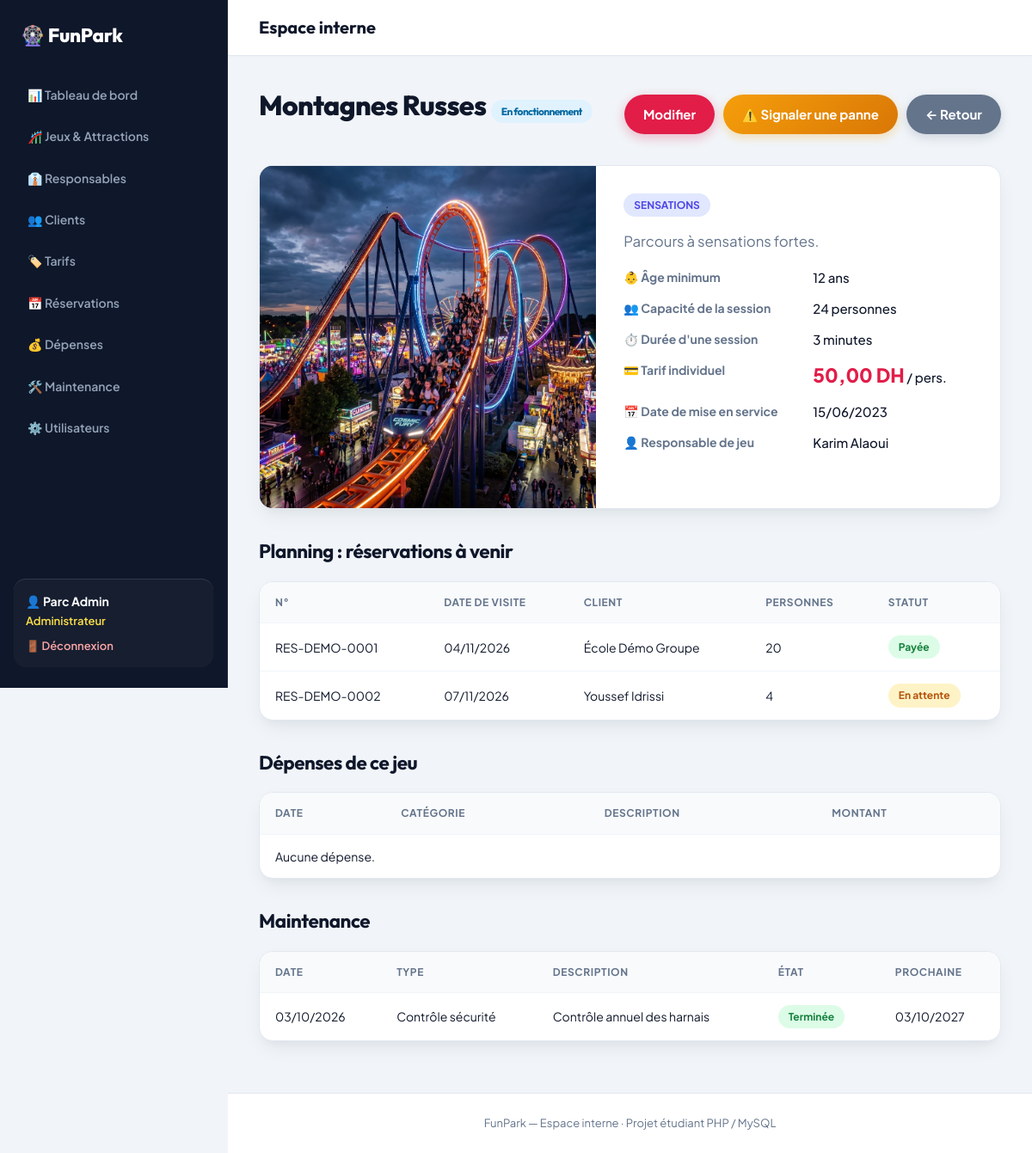
Page /parc-jeux/index.php?page=jeux&action=detail&id=2 (signed in) on the committed database.
### tables this page shows
CREATE TABLE jeu (
  id_jeu INT AUTO_INCREMENT PRIMARY KEY,
  nom VARCHAR(80) NOT NULL,
  description TEXT,
  categorie VARCHAR(50) NOT NULL,
  age_minimum INT NOT NULL DEFAULT 0,
  capacite INT NOT NULL,
  duree_session INT NOT NULL,
  tarif DECIMAL(8,2) NOT NULL,
  etat ENUM('disponible','en_fonctionnement','en_maintenance','hors_service','ferme_temporairement') NOT NULL DEFAULT 'disponible',
  date_mise_service DATE,
  actif TINYINT(1) NOT NULL DEFAULT 1,
  id_responsable INT NULL,
  FOREIGN KEY (id_responsable) REFERENCES responsable(id_responsable)
);

CREATE TABLE responsable (
  id_responsable INT AUTO_INCREMENT PRIMARY KEY,
  nom VARCHAR(50) NOT NULL,
  prenom VARCHAR(50) NOT NULL,
  telephone VARCHAR(20),
  email VARCHAR(100),
  fonction VARCHAR(80),
  date_embauche DATE,
  statut ENUM('actif','inactif') NOT NULL DEFAULT 'actif'
);

CREATE TABLE reservation (
  id_reservation INT AUTO_INCREMENT PRIMARY KEY,
  numero_reservation VARCHAR(30) NOT NULL UNIQUE,
  date_creation DATETIME NOT NULL,
  date_visite DATE NOT NULL,
  nombre_personnes INT NOT NULL,
  montant DECIMAL(10,2) NOT NULL,
  remise DECIMAL(10,2) NOT NULL DEFAULT 0.00,
  code_promo VARCHAR(50) NULL,
  statut ENUM('en_attente','confirmee','payee','utilisee','annulee') NOT NULL DEFAULT 'en_attente',
  mode_paiement ENUM('especes','carte') NULL,
  reference_paiement VARCHAR(100) NULL,
  id_client INT NOT NULL,
  FOREIGN KEY (id_client) REFERENCES client(id_client)
);

CREATE TABLE client (
  id_client INT AUTO_INCREMENT PRIMARY KEY,
  nom VARCHAR(50) NOT NULL,
  prenom VARCHAR(50) NOT NULL,
  telephone VARCHAR(20),
  email VARCHAR(100),
  type_client ENUM('individuel','famille','groupe') NOT NULL DEFAULT 'individuel'
);

CREATE TABLE maintenance (
  id_maintenance INT AUTO_INCREMENT PRIMARY KEY,
  type_intervention VARCHAR(80) NOT NULL,
  description TEXT,
  date_intervention DATE NOT NULL,
  cout DECIMAL(10,2) NOT NULL DEFAULT 0,
  etat ENUM('signalee','planifiee','en_cours','terminee') NOT NULL DEFAULT 'planifiee',
  date_prochaine DATE NULL,
  id_jeu INT NOT NULL,
  id_responsable INT NULL,
  FOREIGN KEY (id_jeu) REFERENCES jeu(id_jeu),
  FOREIGN KEY (id_responsable) REFERENCES responsable(id_responsable)
);

### parc-jeux/controllers/JeuController.php (called while the page is built, shortened)
<?php
class JeuController {
    private $pdo, $jeu, $responsable;
    public function __construct($pdo) {
        $this->pdo = $pdo;
        $this->jeu = new Jeu($pdo);
    }
    public function actionDetail() {
        $jeu = $this->jeu->trouver((int)($_GET['id'] ?? 0));
        $role = roleActuel();
        $donnees = ['jeu' => $jeu, 'reservations' => [], 'depenses' => [], 'maintenances' => []];
        if (in_array($role, ['admin', 'responsable', 'agent'])) $donnees['reservations'] = (new Reservation($this->pdo))->parJeu($jeu['id_jeu']);
        if (in_array($role, ['admin', 'responsable'])) {
            $donnees['depenses'] = (new Depense($this->pdo))->parJeu($jeu['id_jeu']);
            $donnees['maintenances'] = (new Maintenance($this->pdo))->parJeu($jeu['id_jeu']);
        }
        vue('jeux/detail', $donnees);
    }
}

### parc-jeux/index.php (called while the page is built, shortened)
<?php
require RACINE . '/config/helpers.php';
$action = $_GET['action'] ?? 'index';
try {
    $controleur = new $nomClasse(getPDO());
    $methode = 'action' . ucfirst($action);
    $controleur->$methode();
} catch (PDOException $e) {
    die("Erreur de base de données : " . e($e->getMessage()));
}

### parc-jeux/models/Jeu.php (called while the page is built, shortened)
<?php
class Jeu {
    private $pdo;
    public function __construct($pdo) { $this->pdo = $pdo; }
    public function trouver($id) {
        $req = $this->pdo->prepare("SELECT j.*, r.nom AS resp_nom, r.prenom AS resp_prenom
                                    FROM jeu j LEFT JOIN responsable r ON r.id_responsable = j.id_responsable
                                    WHERE j.id_jeu = ?");
        $req->execute([$id]);
        return $req->fetch();
    }
}

### parc-jeux/models/Reservation.php (called while the page is built, shortened)
<?php
class Reservation {
    private $pdo;
    public function __construct($pdo) { $this->pdo = $pdo; }
    public function parJeu($idJeu) {
        $req = $this->pdo->prepare("SELECT r.*, c.nom, c.prenom FROM reservation r
                                    JOIN reservation_jeu rj ON rj.id_reservation = r.id_reservation
                                    JOIN client c ON c.id_client = r.id_client
                                    WHERE rj.id_jeu = ? AND r.statut <> 'annulee' AND r.date_visite >= CURDATE()
                                    ORDER BY r.date_visite");
        $req->execute([$idJeu]);
        return $req->fetchAll();
    }
}

### parc-jeux/models/Maintenance.php (called while the page is built, shortened)
<?php
class Maintenance {
    private $pdo;
    public function __construct($pdo) { $this->pdo = $pdo; }
    public function parJeu($idJeu) {
        $req = $this->pdo->prepare("SELECT * FROM maintenance WHERE id_jeu = ? ORDER BY date_intervention DESC");
        $req->execute([$idJeu]);
        return $req->fetchAll();
    }
}

### parc-jeux/views/jeux/detail.php (the view, shortened to what this page needs)
<?php $titrePage = $jeu['nom']; $role = roleActuel(); ?>
<div class="entete">
    <h1><?= e($jeu['nom']) ?> <?= $jeu['actif'] ? badge($jeu['etat']) : badge('inactif') ?></h1>
    <div class="boutons-entete">
        <?php if ($role === 'admin'): ?><a class="btn" href="<?= e(url('jeux', 'modifier', ['id' => $jeu['id_jeu']])) ?>">Modifier</a><?php endif; ?>
        <?php if (in_array($role, ['admin', 'responsable'])): ?><a class="btn orange" href="<?= e(url('maintenance', 'signaler', ['id_jeu' => $jeu['id_jeu']])) ?>">⚠️ Signaler une panne</a><?php endif; ?>
        <a class="btn gris" href="<?= e(url('jeux')) ?>">← Retour</a>
    </div>
</div>
<div class="carte carte-detail-jeu">
    <div class="detail-jeu-grille">
        <div class="detail-jeu-image">
            <img src="<?= e(imageJeu($jeu)) ?>" alt="<?= e($jeu['nom']) ?>" class="img-detail-attraction">
        </div>
        <div class="detail-jeu-info">
            <div class="cat-pill"><?= e($jeu['categorie']) ?></div>
            <p class="description-detail"><?= e($jeu['description']) ?></p>
            <dl class="details">
                <dt>👶 Âge minimum</dt><dd><?= (int)$jeu['age_minimum'] ?> ans</dd>
                <dt>👥 Capacité de la session</dt><dd><?= (int)$jeu['capacite'] ?> personnes</dd>
                <dt>⏱️ Durée d'une session</dt><dd><?= (int)$jeu['duree_session'] ?> minutes</dd>
                <dt>💳 Tarif individuel</dt><dd><strong class="grand-prix"><?= montant($jeu['tarif']) ?></strong> / pers.</dd>
                <dt>📅 Date de mise en service</dt><dd><?= dateFr($jeu['date_mise_service']) ?></dd>
                <dt>👤 Responsable de jeu</dt><dd><?= $jeu['resp_nom'] ? e($jeu['resp_prenom'] . ' ' . $jeu['resp_nom']) : 'Aucun affecté' ?></dd>
            </dl>
        </div>
    </div>
</div>
<?php if (in_array($role, ['admin', 'responsable', 'agent'])): ?>
<h2>Planning : réservations à venir</h2>
<div class="tableau"><table>
    <tr><th>N°</th><th>Date de visite</th><th>Client</th><th>Personnes</th><th>Statut</th></tr>
    <?php foreach ($reservations as $r): ?>
    <tr><td><?= e($r['numero_reservation']) ?></td><td><?= dateFr($r['date_visite']) ?></td><td><?= e($r['prenom'] . ' ' . $r['nom']) ?></td>
        <td><?= (int)$r['nombre_personnes'] ?></td><td><?= badge($r['statut']) ?></td></tr>
    <?php endforeach; ?>
</table></div>
<?php endif; ?>
<?php if (in_array($role, ['admin', 'responsable'])): ?>
<h2>Dépenses de ce jeu</h2>
<div class="tableau"><table>
    <tr><th>Date</th><th>Catégorie</th><th>Description</th><th>Montant</th></tr>
    <?php if (!$depenses): ?><tr><td colspan="4">Aucune dépense.</td></tr><?php endif; ?>
</table></div>
<h2>Maintenance</h2>
<div class="tableau"><table>
    <tr><th>Date</th><th>Type</th><th>Description</th><th>État</th><th>Prochaine</th></tr>
    <?php foreach ($maintenances as $m): ?>
    <tr><td><?= dateFr($m['date_intervention']) ?></td><td><?= e($m['type_intervention']) ?></td><td><?= e($m['description']) ?></td>
        <td><?= badge($m['etat']) ?></td><td><?= dateFr($m['date_prochaine']) ?></td></tr>
    <?php endforeach; ?>
</table></div>
<?php endif; ?>

### parc-jeux/views/layout/header.php (shortened to what this page needs)
<!DOCTYPE html>
<html lang="fr">
<head>
    <link rel="stylesheet" href="public/css/style.css">
</head>
<body class="mode-<?= e($modeAffichage ?? 'public') ?>">

### parc-jeux/views/layout/navbar.php (shortened to what this page needs)
<?php
$role = roleActuel();
$modeAffichage = $modeAffichage ?? (estPersonnel() ? 'admin' : 'public');
?>
<?php if ($modeAffichage === 'admin'): ?>
<aside class="sidebar" id="sidebar">
    <a class="logo" href="<?= e(url('accueil')) ?>">🎡 FunPark</a>
    <nav>
        <?php if ($role === 'admin'): ?>
            <a href="<?= e(url('dashboard')) ?>">📊 Tableau de bord</a>
            <a href="<?= e(url('jeux')) ?>">🎢 Jeux & Attractions</a>
            <a href="<?= e(url('responsables')) ?>">👔 Responsables</a>
            <a href="<?= e(url('clients')) ?>">👥 Clients</a>
            <a href="<?= e(url('billets', 'types')) ?>">🏷️ Tarifs</a>
            <a href="<?= e(url('reservations')) ?>">📅 Réservations</a>
            <a href="<?= e(url('depenses')) ?>">💰 Dépenses</a>
            <a href="<?= e(url('maintenance')) ?>">🛠️ Maintenance</a>
            <a href="<?= e(url('utilisateurs')) ?>">⚙️ Utilisateurs</a>
        <?php endif; ?>
    </nav>
    <div class="sidebar-user">
        <strong>👤 <?= e($_SESSION['user']['prenom'] . ' ' . $_SESSION['user']['nom']) ?></strong>
        <span><?= e(libelle($role)) ?></span>
        <a href="<?= e(url('auth', 'logout')) ?>">🚪 Déconnexion</a>
    </div>
</aside>
<div class="admin-enveloppe">
    <header class="admin-topbar">
        <span class="admin-topbar-titre"><?= e($titrePage ?? 'Espace interne') ?></span>
    </header>
    <main class="contenu contenu-admin">
<?php endif; ?>

### parc-jeux/config/helpers.php (shortened to what this page needs)
<?php
function libelle($valeur) {
    $textes = [
        'disponible' => 'Disponible', 'en_fonctionnement' => 'En fonctionnement', 'en_maintenance' => 'En maintenance',
        'hors_service' => 'Hors service', 'ferme_temporairement' => 'Fermé temporairement',
        'admin' => 'Administrateur', 'responsable' => 'Responsable de jeu', 'agent' => 'Agent de vente / accueil',
        'client' => 'Client / visiteur',
        'especes' => 'Espèces', 'carte' => 'Carte', 'paye' => 'Payé', 'en_attente' => 'En attente',
        'confirmee' => 'Confirmée', 'payee' => 'Payée', 'utilisee' => 'Utilisée', 'annulee' => 'Annulée',
        'signalee' => 'Signalée', 'planifiee' => 'Planifiée', 'en_cours' => 'En cours', 'terminee' => 'Terminée',
        'jeu' => 'Lié à un jeu', 'general' => 'Frais généraux',
        'individuel' => 'Individuel', 'famille' => 'Famille', 'groupe' => 'Groupe',
        'actif' => 'Actif', 'inactif' => 'Inactif', 'valide' => 'Valide', 'utilise' => 'Utilisé',
        'billet' => 'Billets', 'reservation' => 'Réservation', 'abonnement' => 'Abonnement', 'autre' => 'Autre',
    ];
    return $textes[$valeur] ?? $valeur;
}
function badge($valeur) {
    return '<span class="badge b-' . e($valeur) . '">' . e(libelle($valeur)) . '</span>';
}
function imageJeu($jeu) {
    $nom = mb_strtolower(is_array($jeu) ? ($jeu['nom'] ?? '') : (string)$jeu);
    if (strpos($nom, 'montagne') !== false || strpos($nom, 'russe') !== false) return 'public/images/montagnes_russes.png';
    return 'public/images/grande_roue.png';
}
function e($texte) {
    return htmlspecialchars((string)$texte, ENT_QUOTES, 'UTF-8');
}
function montant($valeur) {
    return number_format((float)$valeur, 2, ',', ' ') . ' DH';
}
function dateFr($date) {
    return $date ? date('d/m/Y', strtotime($date)) : '-';
}
function url($page, $action = 'index', $params = []) {
    return 'index.php?' . http_build_query(array_merge(['page' => $page, 'action' => $action], $params));
}
function roleActuel() {
    return $_SESSION['user']['role'] ?? '';
}
function estPersonnel() {
    return in_array(roleActuel(), ['admin', 'responsable', 'agent'], true);
}
function vue($fichier, $donnees = [], $mode = null) {
    extract($donnees);
    $modeAffichage = $mode ?? (estPersonnel() ? 'admin' : 'public');
    require RACINE . '/views/layout/header.php';
    require RACINE . '/views/layout/navbar.php';
    require RACINE . '/views/' . $fichier . '.php';
    require RACINE . '/views/layout/footer.php';
}

### parc-jeux/views/layout/footer.php (shortened to what this page needs)
<?php if (($modeAffichage ?? 'public') === 'admin'): ?>
    </main>
    <footer class="pied pied-admin">FunPark — Espace interne · Projet étudiant PHP / MySQL</footer>
</div>
<?php elseif (($modeAffichage ?? 'public') === 'auth'): ?>
<footer class="pied pied-auth"><a href="<?= e(url('accueil')) ?>">← Retour à l'accueil</a></footer>
<?php endif; ?>
</body>
</html>

### rows in the picture
jeu: nom "Montagnes Russes", etat "En fonctionnement", categorie "SENSATIONS", description "Parcours à sensations fortes.", age_minimum "12", capacite "24", duree_session "3", tarif "50,00 DH", date_mise_service "15/06/2023", id_responsable.nom "Karim Alaoui"
reservation: numero_reservation "RES-DEMO-0001", date_visite "04/11/2026", id_client.nom "École Démo Groupe", nombre_personnes "20", statut "Payée"
reservation: numero_reservation "RES-DEMO-0002", date_visite "07/11/2026", id_client.nom "Youssef Idrissi", nombre_personnes "4", statut "En attente"
maintenance: date_intervention "03/10/2026", type_intervention "Contrôle sécurité", description "Contrôle annuel des harnais", etat "Terminée", date_prochaine "03/10/2027"

### other values in the picture
$_SESSION['user']['prenom'] . ' ' . $_SESSION['user']['nom'] "Parc Admin"
libelle($role) "Administrateur"
$titrePage "Espace interne"
